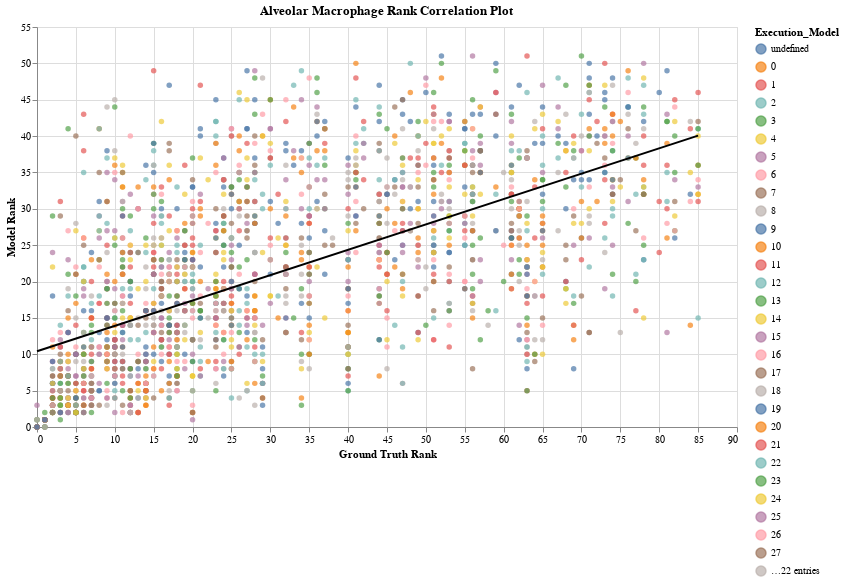

Write notebook code for a chart like this one.
### Code cell
chart = alt.Chart(df).mark_circle().encode(
    y=alt.Y("Rank_Model:Q", axis=alt.Axis(title="Model Rank")),
    x=alt.X("Rank:Q", axis=alt.Axis(title="Ground Truth Rank")),
    color=alt.X("Execution_Model:N")
)
joint_chart = chart + chart.transform_regression('Rank', 'Rank_Model').mark_line(stroke='black')

joint_chart = joint_chart.properties(
    title='Alveolar Macrophage Rank Correlation Plot',
    width=700,
    height=400
)
joint_chart

### Figure 1 — Vega-Lite specification as saved in the notebook (floating-point values rounded to 4 significant figures; data arrays with more than 128 entries replaced by an {"elided": "..."} marker saying what was removed)
{"config": {"view": {"continuousWidth": 400, "continuousHeight": 300}}, "layer": [{"mark": "circle", "encoding": {"color": {"field": "Execution_Model", "type": "nominal"}, "x": {"axis": {"title": "Ground Truth Rank"}, "field": "Rank", "type": "quantitative"}, "y": {"axis": {"title": "Model Rank"}, "field": "Rank_Model", "type": "quantitative"}}}, {"mark": {"type": "line", "stroke": "black"}, "encoding": {"color": {"field": "Execution_Model", "type": "nominal"}, "x": {"axis": {"title": "Ground Truth Rank"}, "field": "Rank", "type": "quantitative"}, "y": {"axis": {"title": "Model Rank"}, "field": "Rank_Model", "type": "quantitative"}}, "transform": [{"on": "Rank", "regression": "Rank_Model"}]}], "data": {"name": "data-6686e9694da5a62cbe3337947f243947"}, "height": 400, "title": "Alveolar Macrophage Rank Correlation Plot", "width": 700, "$schema": "https://vega.github.io/schema/vega-lite/v4.17.0.json", "datasets": {"data-6686e9694da5a62cbe3337947f243947": {"elided": "2123 records"}}}
